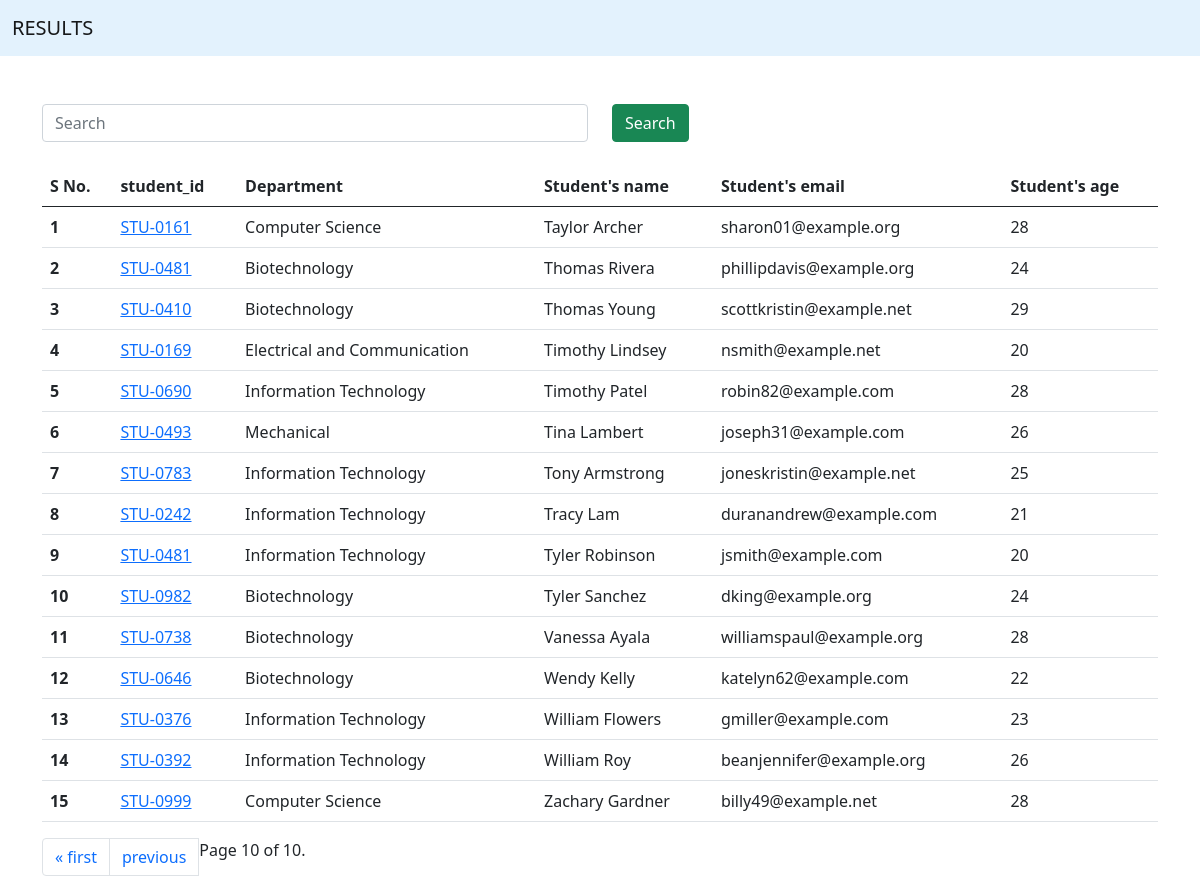
/students/?page=10, run on the app's committed database.
### report/models.py (models this page shows, shortened)
class Student(models.Model):
    department = models.ForeignKey(Department, related_name="depart", on_delete=models.CASCADE)
    student_id = models.OneToOneField(StudentID, related_name="studentid", on_delete=models.CASCADE)
    student_name = models.CharField(max_length=100)
    student_email = models.EmailField(unique=True)
    student_age = models.IntegerField(default=18)
    student_address = models.TextField()
    class Meta:
        ordering = ['student_name']
        verbose_name = "student"

class StudentID(models.Model):
    student_id = models.CharField(max_length=100)
    def __str__(self):
        return self.student_id

class Department(models.Model):
    department = models.CharField(max_length=100)
    class Meta:
        ordering = ['department']

### report/views.py (the view, shortened to what this page needs)
# urls.py: path('students/', get_students , name="get_students"),
def get_students(request):
        queryset = Student.objects.all()
        ranks = Student.objects.annotate(marks = Sum('studentmarks__marks')).order_by('-marks','-student_age')
        for rank in ranks:
            print(rank.marks)
        paginator = Paginator(queryset, 15)
        page_number = request.GET.get("page")
        page_obj = paginator.get_page(page_number)
        return render (request, 'report/student.html',{'queryset':page_obj})

### report/templates/report/student.html (shortened to what this page needs)
{% extends "base.html" %} {% block start%}
<div class="container mt-5">
  <form class="mb-4">
    <div class="row">
      <div class="col-md-6">
        <input class="form-control" name="search" placeholder="Search" />
      </div>
      <div class="col-md-6">
        <button class="btn btn-success">Search</button>
      </div>
    </form>
    </div>
  <table class="table table-stripped table-hover">
    <thead>
      <tr>
        <th scope="col">S No.</th>
        <th scope="col">student_id</th>
        <th scope="col">Department</th>
        <th scope="col">Student's name</th>
        <th scope="col">Student's email</th>
        <th scope="col">Student's age</th>
      </tr>
    </thead>
    <tbody>
      {% for student in queryset %}
      <tr>
        <th scope="row">{{forloop.counter}}</th>
        <td>
          <a href='{% url 'see_marks' student.student_id %}'>
          {{student.student_id}}
          </a>
        </td>
        <td>{{student.department.department}}</td>
        <td>{{student.student_name}}</td>
        <td>{{student.student_email}}</td>
        <td>{{student.student_age}}</td>
      </tr>
      {% endfor %}
    </tbody>
  </table>
  <ul class="pagination">
    {% if queryset.has_previous %}
    <li class="page-item">
      <a class="page-link" href="?page=1">&laquo; first</a>
    </li>
    <li class="page-item">
      <a class="page-link" href="?page={{ queryset.previous_page_number }}"
        >previous</a
      >
    </li>
    {% endif %}
    <span class="current">
      Page {{ queryset.number }} of {{ queryset.paginator.num_pages }}.
    </span>
  </ul>
  {% endblock %}

### data on the page
Student: student_id "STU-0161", department.department "Computer Science", student_name "Taylor Archer", student_email "sharon01@example.org", student_age "28"
Student: student_id "STU-0481", department.department "Biotechnology", student_name "Thomas Rivera", student_email "phillipdavis@example.org", student_age "24"
Student: student_id "STU-0410", department.department "Biotechnology", student_name "Thomas Young", student_email "scottkristin@example.net", student_age "29"
Student: student_id "STU-0169", department.department "Electrical and Communication", student_name "Timothy Lindsey", student_email "nsmith@example.net", student_age "20"
Student: student_id "STU-0690", department.department "Information Technology", student_name "Timothy Patel", student_email "robin82@example.com", student_age "28"
Student: student_id "STU-0493", department.department "Mechanical", student_name "Tina Lambert", student_email "joseph31@example.com", student_age "26"
Student: student_id "STU-0783", department.department "Information Technology", student_name "Tony Armstrong", student_email "joneskristin@example.net", student_age "25"
Student: student_id "STU-0242", department.department "Information Technology", student_name "Tracy Lam", student_email "duranandrew@example.com", student_age "21"
Student: student_id "STU-0481", department.department "Information Technology", student_name "Tyler Robinson", student_email "jsmith@example.com", student_age "20"
Student: student_id "STU-0982", department.department "Biotechnology", student_name "Tyler Sanchez", student_email "dking@example.org", student_age "24"
Student: student_id "STU-0738", department.department "Biotechnology", student_name "Vanessa Ayala", student_email "williamspaul@example.org", student_age "28"
Student: student_id "STU-0646", department.department "Biotechnology", student_name "Wendy Kelly", student_email "katelyn62@example.com", student_age "22"
Student: student_id "STU-0376", department.department "Information Technology", student_name "William Flowers", student_email "gmiller@example.com", student_age "23"
Student: student_id "STU-0392", department.department "Information Technology", student_name "William Roy", student_email "beanjennifer@example.org", student_age "26"
Student: student_id "STU-0999", department.department "Computer Science", student_name "Zachary Gardner", student_email "billy49@example.net", student_age "28"

### other printed values
{{ queryset.number }} "10"
{{ queryset.paginator.num_pages }} "10"
